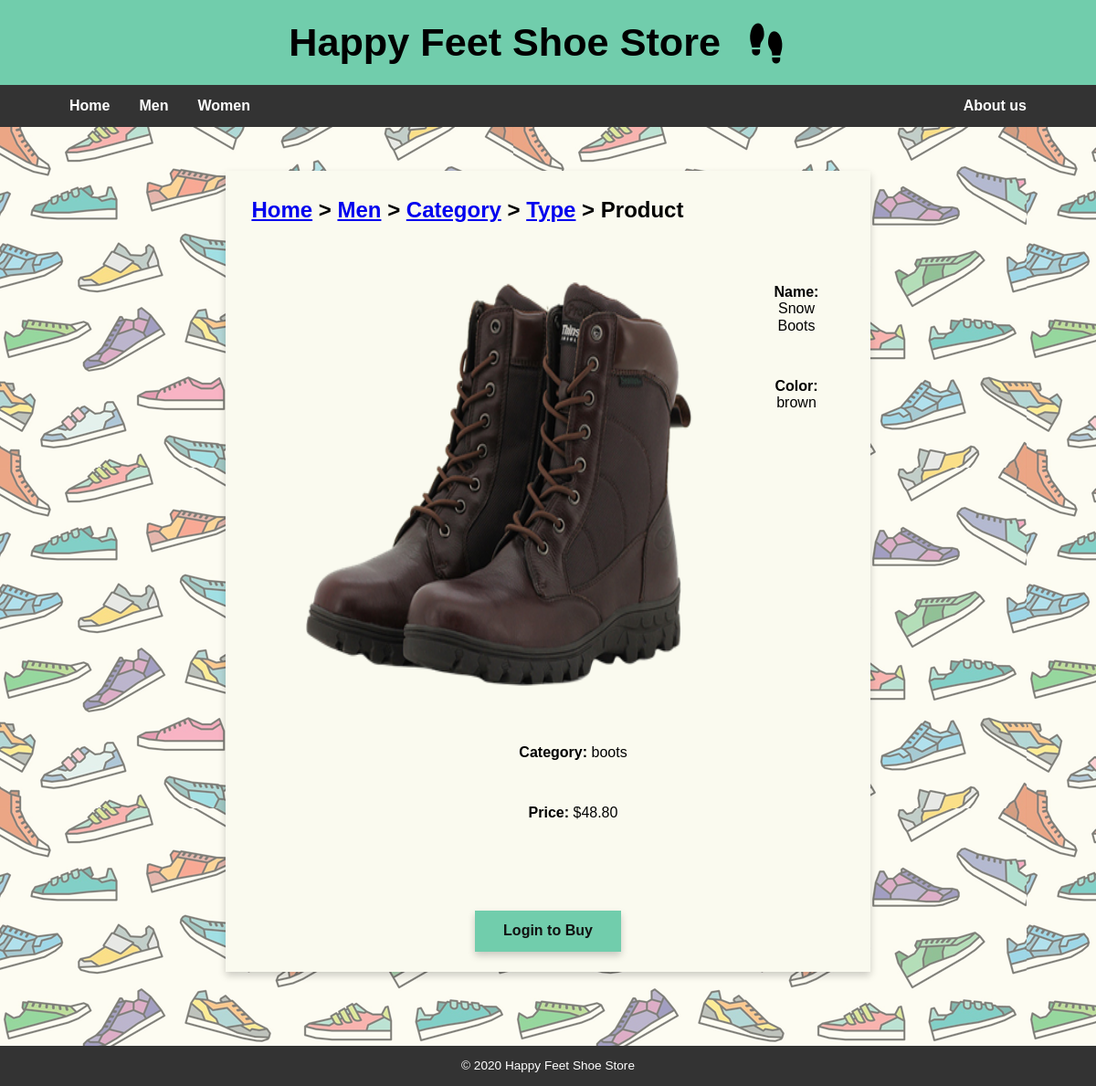
The page /men/view.php?shoe_category=1&shoe_type=Snow Boots&shoe=11 on the database its author committed.
### tables this page shows
CREATE TABLE `product` (
 `productID` int(11) NOT NULL AUTO_INCREMENT,
 `productName` varchar(50) NOT NULL,
 `section` varchar(20) NOT NULL,
 `categoryID` int(11) NOT NULL,
 `colorID` int(11) NOT NULL,
 `price` decimal(18,2) NOT NULL,
 PRIMARY KEY (`productID`),
 KEY `fk_categoryID` (`categoryID`),
 KEY `fk_colorID` (`colorID`),
 CONSTRAINT `fk_categoryID` FOREIGN KEY (`categoryID`) REFERENCES `category` (`categoryID`),
 CONSTRAINT `fk_colorID` FOREIGN KEY (`colorID`) REFERENCES `color` (`colorID`)
);

CREATE TABLE `category` (
 `categoryID` int(11) NOT NULL AUTO_INCREMENT,
 `categoryName` varchar(20) NOT NULL,
 PRIMARY KEY (`categoryID`)
);

### men/view.php (the view, shortened to what this page needs)
<?php
require_once('../model/database.php');
$shoe_category = filter_input(INPUT_GET, 'shoe_category');
$shoe_type = filter_input(INPUT_GET, 'shoe_type');
$shoe = filter_input(INPUT_GET, 'shoe');
$query = "select p.productID, p.productName, p.price, replace(p.productName, ' ', '-') as productFileName, replace(c.colorName, ' ', '-') as colorName, cat.categoryName
            from product as p, color as c, category as cat
            where p.colorID = c.colorID and p.categoryID = cat.categoryID and p.`section` = 'men' and productID = :shoe
            order by p.productName, p.categoryID ";
$statement = $db->prepare($query);
$statement->bindValue(':shoe', $shoe);
$statement->execute();
$shoe = $statement->fetch();
include '../views/header.php';
?>
<main>
    <div class="card">
        <h3>
            <a href="../index.php">Home</a> >
            <a href="index.php">Men</a> >
            <a href="category.php?shoe_category=<?php echo $shoe_category ?>">Category</a> >
            <a href="type.php?shoe_category=<?php echo $shoe_category ?>&shoe_type=<?php echo $shoe_type ?>">Type</a> >
            Product
        </h3>
        <form action="../purchase/index.php" method="post">
            <div class="dashboard">
                <div class="side">
                    <div class="pic">
                        <div class="panel">
                            <img alt="shoe" style="height:512px; width:512px;"
                            src="../images/men_shoes/<?php echo $shoe['categoryName'] ?>/<?php echo $shoe['productFileName'] ?>/<?php echo $shoe['productFileName'] ?>-<?php echo $shoe['colorName'] ?>.png">
                        </div>
                    </div>
                    <div class="content">
                        <br><br>
                        <div class="panel">
                            <b>Name:</b> <?php echo $shoe['productName'] ?>
                        </div>
                        <div class="panel">
                            <b>Color:</b> <?php echo $shoe['colorName'] ?>
                        </div>
                        <div class="panel">
                            <b>Category:</b> <?php echo $shoe['categoryName'] ?>
                        </div>
                        <div class="panel">
                        <b>Price:</b> $<?php echo $shoe['price'] ?>
                        </div>
                    </div>
                </div>
                <br><br><br><br>
                <?php
                    if((!isset($loggedin) || (isset($loggedin) && $loggedin == FALSE))) {
                ?>
                    <a href="../index.php" style="text-decoration: none;">
                        <input type="button" class="form_button buybutton" value="Login to Buy" />
                    </a>
                <?php } else { ?>
                    <input type="submit" class="form_button buybutton" value="Buy Now" />
                <?php } ?>
            </div>
        </form>
    </div>
</main>
<?php include '../views/footer.php'; ?>

### styles/main.css (style rules this page uses)
html { font-family: Tahoma, Geneva, sans-serif; min-height: 100%; margin: 0%; }
body { min-height: 100%; margin: 0%; min-width:1000px; width: auto !important; width:1000px; overflow: auto; }
main { background-image: url("../images/main-background.png"); background-repeat: repeat; background-color: #fafaef; padding: 4%; min-height: 600px; }
.card { background-color: #fafaef; box-shadow: 0 4px 8px 0 rgba(0,0,0,0.2); padding: 2%; margin: auto; width: 60%; margin-bottom: 3%; }
.card h3 { margin: 0%; font-size: 1.5rem; padding: 1%; }
input, select { background-color: #fafaef; padding: 1%; }
.form_button { margin: auto; box-shadow: 0 4px 8px 0 rgba(0,0,0,0.2); background-color: #71cdac; border: none; color: #111; padding: 2%; font-weight: 600; text-align: center; text-decoration: none; font-size: 1rem; display: block; }
.dashboard { text-align: center; min-height: 500px; }
.panel { padding: 1.5rem 2rem; }
.side { display: inline; }
.pic { left: 0; float: left; }
.content { margin-left: 55px; top: 0; }
.buybutton { width: 160px; }

### rows shown on the page
product: categoryID.categoryName (picture), productName "Snow Boots", categoryID.categoryName "boots", price "48.80"

### other values the page prints
$shoe['colorName'] "brown"
